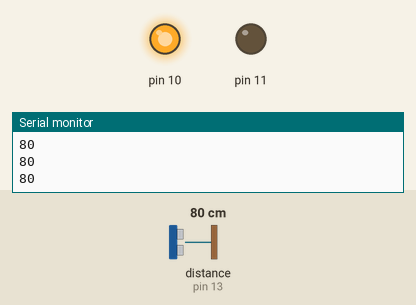
Simulated run of this sketch. Board: Arduino Uno, built with avr-gcc and run on an emulated ATmega328P. On the bench: output pins drawn as LEDs (lit = HIGH), the last lines printed to the serial monitor. Wiring (inferred from the names in the program): ultrasonic range finder: trigger pin 12; echo pin 13. Inputs (shaded band) come from the test bench; at power-on: distance to the obstacle (sensor on pin 13) 80 cm. The echo pulse lasts 58.3 µs per cm; pins used as bus, display or sensor lines are not drawn.

Above: at 1.3 s.
1.4 s: distance to the obstacle (sensor on pin 13) set to 13 cm
2.9 s: distance to the obstacle (sensor on pin 13) set to 10 cm
At 4.1 s:
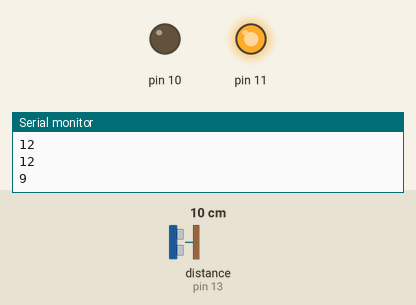
4.5 s: distance to the obstacle (sensor on pin 13) set to 18 cm
At 6.0 s:
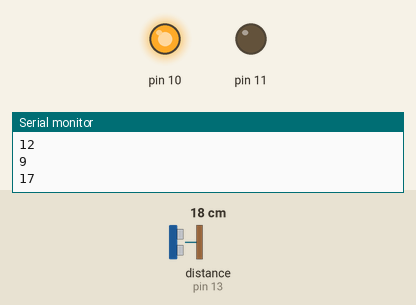
7.0 s: distance to the obstacle (sensor on pin 13) set to 2 cm
At 7.3 s:
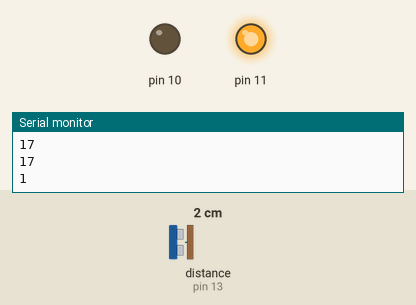
Timing chart, 0 to 9.5 s (numbered marks = the images above; inputs shaded):
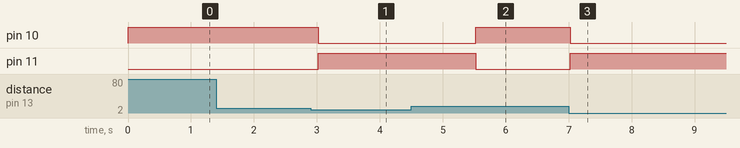

The sketch:

step4.ino
```cpp
int input1 = 10; //10번핀으로 모터 제어
int input2 = 11; //11번핀으로 모터 제어
int trig = 12; //TRIG 핀 설정 (초음파보내는핀)
int echo = 13; // ECHO 핀 설정 (초음파받는핀)

void setup() {
  pinMode(trig, OUTPUT);
  pinMode(echo, INPUT);
  pinMode(10, OUTPUT);
  pinMode(11, OUTPUT);

  Serial.begin(9600); //시리얼모니터 사용
}

void loop() {
  digitalWrite(trig, HIGH);
  delayMicroseconds(10);
  digitalWrite(trig, LOW);

  int duration = pulseIn(echo, HIGH); //물체에 반사되어돌아온 초음파의 시간을 변수에 저장
  int dis = duration / 29 / 2;
  Serial.println(dis); //PC모니터로 초음파 거리값을 확인하는 코드

  if (dis > 10) {
    digitalWrite(10, HIGH);
    digitalWrite(11, LOW); //거리가 10cm이하면 작동
  }
  else {
    digitalWrite(10, LOW);
    digitalWrite(11, HIGH); //거리가 10cm이하면 작동
    delay(2000);
  }

  delay(500); //0.5초마다 측정값을 보여준다.
}
```

Measured:
- the behaviour switches between 12 and 11 cm on distance to the obstacle (sensor on pin 13) (found by bisection; images 0 and 1)
- after the input at 2.9 s, pin 10: HIGH → LOW after 0.12 s; pin 11: LOW → HIGH after 0.12 s
- after the input at 4.5 s, pin 10: LOW → HIGH after 1.0 s; pin 11: HIGH → LOW after 1.0 s
- after the input at 7.0 s, pin 10: HIGH → LOW at once; pin 11: LOW → HIGH at once
